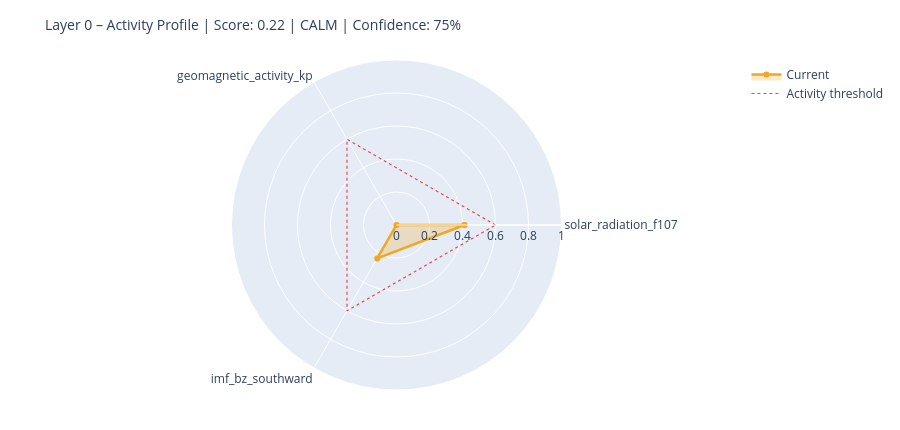

The cell this chart's notebook holds for it:
### Markdown cell above
---
## 6. State Assessment & Handoff to Layer 1

### Code cell
# ============================================================
# STEP 1 – Collect raw values with source modes
# Mode: 'primary' | 'fallback_3h' | 'last_valid' | 'missing'
# ============================================================

def safe_last(df, col):
    if df is None or col not in df.columns: return None
    s = df[col].dropna()
    return float(s.iloc[-1]) if not s.empty else None

f107_now = safe_last(df_f107, 'f10.7')
bz_now   = safe_last(df_mag,  'bz_gsm')
kp_now   = safe_last(df_kp,   'kp')
sw_now   = safe_last(df_sw,   'speed')

source_modes = {
    'F10.7':    'primary'  if f107_now is not None else 'missing',
    'Kp':       'primary'  if kp_now   is not None else 'missing',
    'IMF_Bz':   'primary'  if bz_now   is not None else 'missing',
    'SW_speed': 'primary'  if sw_now   is not None else 'missing',
}

# Kp Fallback – 3h endpoint
if kp_now is None:
    try:
        r = requests.get(
            'https://services.swpc.noaa.gov/json/noaa-planetary-k-index.json',
            timeout=10)
        r.raise_for_status()
        fb = pd.DataFrame(r.json())
        tc = next((c for c in fb.columns if 'time' in c.lower()), fb.columns[0])
        kc = next((c for c in fb.columns if 'kp' in c.lower() and c != tc), None)
        if kc:
            fb[kc] = fb[kc].astype(str).str.extract(r'([0-9]+(?:\.[0-9]*)?)')[0]
            fb[kc] = pd.to_numeric(fb[kc], errors='coerce')
            fb = fb[fb[kc] >= 0].dropna(subset=[kc])
            if not fb.empty:
                kp_now = float(fb[kc].iloc[-1])
                source_modes['Kp'] = 'fallback_3h'
                print(f'  Kp fallback (3h): {kp_now:.1f}')
    except Exception as e:
        print(f'  Kp fallback failed: {e}')

# Solar Wind Fallback – last valid value
if sw_now is None and df_sw is not None and 'speed' in df_sw.columns:
    s = df_sw['speed'].dropna()
    if not s.empty:
        sw_now = float(s.iloc[-1])
        source_modes['SW_speed'] = 'last_valid'
        print(f'  SW fallback (last_valid): {sw_now:.0f} km/s')

print()
print('Source modes:', source_modes)

# ============================================================
# STEP 2 – Score from available components only
# ============================================================

def norm(v, lo, hi):
    if v is None: return None
    return max(0.0, min(1.0, (v - lo) / (hi - lo)))

COMPONENTS = {
    'solar_radiation_f107':    (f107_now, norm(f107_now, 60, 250)),
    'geomagnetic_activity_kp': (kp_now,   norm(kp_now,   0,   9)),
    'imf_bz_southward':        (bz_now,   norm(-(bz_now or 0) if bz_now else None, -5, 30)
                                           if bz_now is not None else None),
    'solar_wind_speed':        (sw_now,   norm(sw_now, 300, 800)),
}

available   = {k: v[1] for k, v in COMPONENTS.items() if v[1] is not None}
unavailable = [k for k, v in COMPONENTS.items() if v[1] is None]

layer0_score = round(sum(available.values()) / len(available), 4) if available else None
confidence   = round(len(available) / len(COMPONENTS), 2)

level = ('unknown'  if layer0_score is None
         else 'calm'     if layer0_score < 0.3
         else 'moderate' if layer0_score < 0.6
         else 'active')

# ============================================================
# STEP 3 – Dominant Driver
# ============================================================

def dominant_driver(kp, f107, bz, sw):
    candidates = []
    if kp   is not None and kp   >= 4:   candidates.append(('geomagnetic',    kp / 9))
    if sw   is not None and sw   >= 500:  candidates.append(('solar_wind',     sw / 800))
    if bz   is not None and bz   <= -5:   candidates.append(('imf_southward',  abs(bz) / 30))
    if f107 is not None and f107 >= 150:  candidates.append(('solar_radiation',f107 / 250))
    return max(candidates, key=lambda x: x[1])[0] if candidates else 'none'

driver = dominant_driver(kp_now, f107_now, bz_now, sw_now)

# ============================================================
# STEP 4 – Downstream expectations
# ============================================================

def downstream_expectation(driver, score, kp, bz, f107):
    exp = {
        'magnetosphere':        'calm',
        'ionosphere':           'calm',
        'schumann_resonance':   'unchanged',
        'lithosphere_currents': 'low',
    }
    if driver == 'geomagnetic' or (kp and kp >= 5):
        exp['magnetosphere']        = 'compressed / storm'
        exp['ionosphere']           = 'elevated disturbance (TEC variability)'
        exp['schumann_resonance']   = 'elevated amplitude possible'
        exp['lithosphere_currents'] = 'elevated induction currents'
    elif driver == 'imf_southward' or (bz and bz <= -5):
        exp['magnetosphere']        = 'energy coupling active'
        exp['ionosphere']           = 'elevated electron density possible'
        exp['schumann_resonance']   = 'slight modulation possible'
    elif driver == 'solar_radiation' or (f107 and f107 >= 150):
        exp['ionosphere']           = 'elevated ionization (F-layer)'
        exp['schumann_resonance']   = 'slightly elevated background activity'
    return exp

downstream = downstream_expectation(driver, layer0_score, kp_now, bz_now, f107_now)

# ============================================================
# CONSOLE OUTPUT
# ============================================================

W = 58
print('=' * W)
print('LAYER 0 – STATE ASSESSMENT')
print('=' * W)
for name, (raw_v, score_v) in COMPONENTS.items():
    if score_v is not None:
        bar = '█' * int(score_v * 20) + '░' * (20 - int(score_v * 20))
        print(f'  {name:<35}  {bar}  {score_v:.2f}')
    else:
        print(f'  {name:<35}  {"─" * 20}  n/a')
print('-' * W)
print(f'  Score ({len(available)}/{len(COMPONENTS)} components):  {layer0_score:.3f}')
print(f'  Confidence:         {confidence:.0%}')
print(f'  Level:              {level.upper()}')
print(f'  Dominant Driver:    {driver}')

# Radar chart
cats = list(available.keys())
vals = list(available.values())
if len(cats) >= 3:
    fig = go.Figure()
    fig.add_trace(go.Scatterpolar(
        r=vals + [vals[0]], theta=cats + [cats[0]],
        fill='toself', fillcolor='rgba(242,166,35,0.25)',
        line=dict(color='#F2A623', width=2.5), name='Current'
    ))
    fig.add_trace(go.Scatterpolar(
        r=[0.6] * (len(cats) + 1), theta=cats + [cats[0]],
        line=dict(color='#E24B4A', dash='dot', width=1.2),
        mode='lines', name='Activity threshold'
    ))
    fig.update_layout(
        title=dict(text=f'Layer 0 – Activity Profile | Score: {layer0_score:.2f} | {level.upper()} | Confidence: {confidence:.0%}',
                   font=dict(size=14)),
        polar=dict(radialaxis=dict(visible=True, range=[0, 1])),
        height=430, showlegend=True,
        margin=dict(l=60, r=60, t=60, b=40)
    )
    fig.show()

### Figure 1 — Plotly figure (JSON) as saved in the notebook; plotly's stock layout.template omitted (floating-point values rounded to 4 significant figures)
{"data": [{"fill": "toself", "fillcolor": "rgba(242,166,35,0.25)", "line": {"color": "#F2A623", "width": 2.5}, "name": "Current", "r": [0.4116, 0.0, 0.234, 0.4116], "theta": ["solar_radiation_f107", "geomagnetic_activity_kp", "imf_bz_southward", "solar_radiation_f107"], "type": "scatterpolar"}, {"line": {"color": "#E24B4A", "dash": "dot", "width": 1.2}, "mode": "lines", "name": "Activity threshold", "r": [0.6, 0.6, 0.6, 0.6], "theta": ["solar_radiation_f107", "geomagnetic_activity_kp", "imf_bz_southward", "solar_radiation_f107"], "type": "scatterpolar"}], "layout": {"height": 430, "margin": {"b": 40, "l": 60, "r": 60, "t": 60}, "polar": {"radialaxis": {"range": [0, 1], "visible": true}}, "showlegend": true, "title": {"font": {"size": 14}, "text": "Layer 0 – Activity Profile | Score: 0.22 | CALM | Confidence: 75%"}}}
